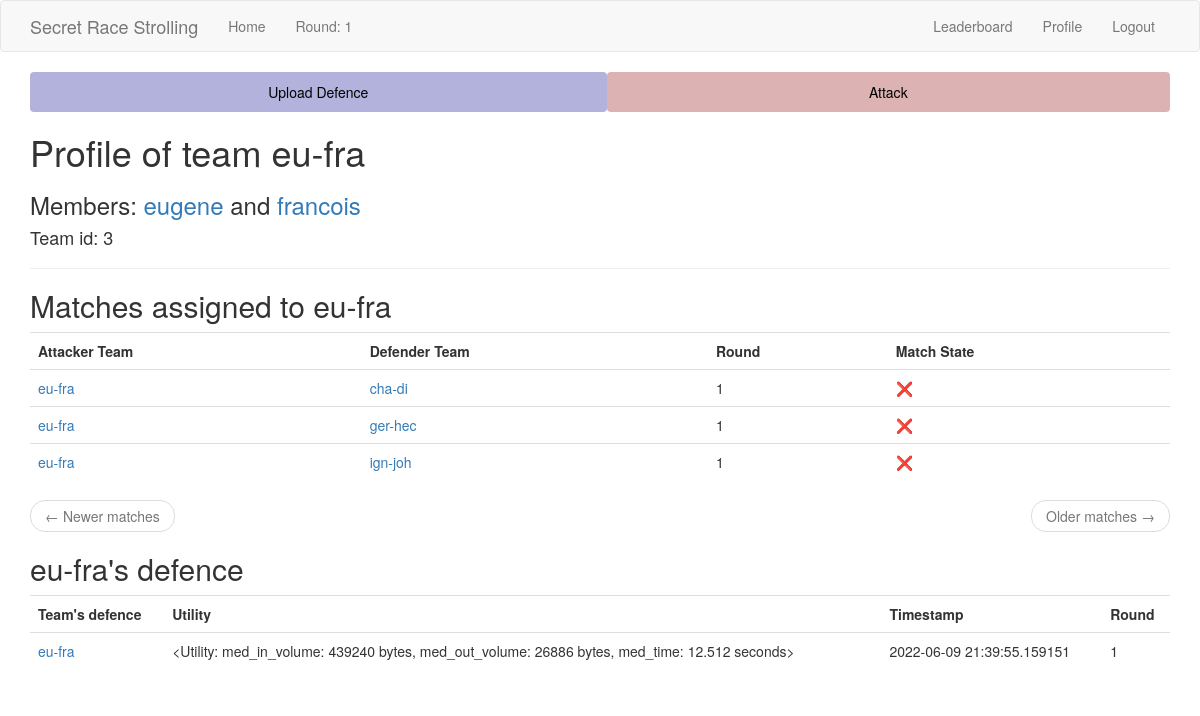
The app's page /team/eu-fra (signed in) with its own data.
### app/models.py (models this page shows, shortened)
class Team(db.Model):
    id = db.Column(db.Integer, primary_key=True)
    team_name = db.Column(db.String(64), index=True, unique=True)
    member1_id = db.Column(db.Integer, db.ForeignKey("user.id"), unique=True)
    member2_id = db.Column(db.Integer, db.ForeignKey("user.id"), unique=True)
    defences = db.relationship(
        "Defence",
        backref="defender_team",
        foreign_keys="Defence.defender_team_id",
        lazy="dynamic",
    )
    defence_matches = db.relationship(
        "Match",
        backref="defender_team",
        foreign_keys="Match.defender_team_id",
        lazy="dynamic",
    )
    attack_matches = db.relationship(
        "Match",
        backref="attacker_team",
        foreign_keys="Match.attacker_team_id",
        lazy="dynamic",
    )
    def members(self) -> tuple[Optional[User], Optional[User]]:
        return (
            db.session.query(User).filter(User.id == self.member1_id).first(),
            db.session.query(User).filter(User.id == self.member2_id).first(),
        )
    def attacks(self) -> Query:
        self_attacks = (
            db.session.query(Match.id)
            .filter(Match.attacker_team_id == self.id)
            .subquery()
        )
        return db.session.query(Attack).join(
            self_attacks, self_attacks.c.id == Attack.match_id
        )

class User(UserMixin, db.Model):
    id = db.Column(db.Integer, primary_key=True)
    username = db.Column(db.String(64), index=True, unique=True)
    email = db.Column(db.String(96), index=True, unique=True)
    password_hash = db.Column(db.String(102))
    sciper = db.Column(db.Integer, unique=True)
    is_admin = db.Column(db.Boolean, default=False)
    def team(self) -> Optional["Team"]:
        return (
            db.session.query(Team)
            .filter(or_(Team.member1_id == self.id, Team.member2_id == self.id))
            .first()
        )
    def has_team(self) -> bool:
        return self.team() is not None

class Match(db.Model):
    id = db.Column(db.Integer, primary_key=True)
    defender_team_id = db.Column(db.Integer, db.ForeignKey("team.id"))
    attacker_team_id = db.Column(db.Integer, db.ForeignKey("team.id"))
    round = db.Column(db.Integer, index=True)
    __table_args__ = (
        db.UniqueConstraint(
            "defender_team_id",
            "attacker_team_id",
            "round",
            name="_match_pair_once_per_round",
        ),
    )
    attacks = db.relationship(
        "Attack",
        backref="match",
        foreign_keys="Attack.match_id",
        lazy="dynamic",
    )
    @staticmethod
    def paginate_and_itemize_match_query(
        matches: Query, page: int, matches_per_page: int, current_user_team: Team
    ) -> tuple[Pagination, list[dict]]:
        matches_sub = matches.subquery()
        attacks_done = (
            db.session.query(matches_sub.c.id)
            .join(Attack, Attack.match_id == matches_sub.c.id)
            .all()
        )
        attacks_done = [attack_done[0] for attack_done in attacks_done]
        paginated = matches.paginate(page, matches_per_page)
        matches_items = paginated.items
        for m in matches_items:
            m.match_done = m.id in attacks_done
        return paginated, matches_items

class Defence(db.Model):
    id = db.Column(db.Integer, primary_key=True)
    defender_team_id = db.Column(db.Integer, db.ForeignKey("team.id"))
    utility = db.Column(db.PickleType)
    timestamp = db.Column(db.DateTime, index=True, default=datetime.utcnow)
    round = db.Column(db.Integer, index=True)

### app/routes.py (the view)
@app.route("/team/<team_name>", methods=["GET"])
@login_required
def team(team_name):
    team = Team.query.filter_by(team_name=team_name).first_or_404()
    member1, member2 = team.members()
    page_match = request.args.get("page_match", 1, type=int)
    page_attack = request.args.get("page_attack", 1, type=int)
    pagination, matches_items = Match.paginate_and_itemize_match_query(
        team.attack_matches.order_by(Match.round.desc()),
        page_match,
        app.config["MATCHES_PER_TEAM"],
        current_user.team(),
    )
    match_next_url = (
        url_for(
            "team",
            team_name=team.team_name,
            page_match=pagination.next_num,
            page_attack=page_attack,  # we must not forget to propagate the attack page
        )
        if pagination.has_next
        else None
    )
    match_prev_url = (
        url_for(
            "team",
            team_name=team.team_name,
            page_match=pagination.prev_num,
            page_attack=page_attack,  # we must not forget to propagate the attack page
        )
        if pagination.has_prev
        else None
    )
    defence = team.defences.order_by(Defence.timestamp.desc()).first()
    attacks = (
        team.attacks()
        .order_by(Attack.timestamp.desc())
        .paginate(page_attack, app.config["MATCHES_PER_TEAM"], False)
    )
    attack_next_url = (
        url_for(
            "team",
            team_name=team.team_name,
            page_match=page_match,  # we must not forget to propagate the match page
            page_attack=attacks.next_num,
        )
        if attacks.has_next
        else None
    )
    attack_prev_url = (
        url_for(
            "team",
            team_name=team.team_name,
            page_match=page_match,  # we must not forget to propagate the match page
            page_attack=attacks.prev_num,
        )
        if attacks.has_prev
        else None
    )
    attacks_items = attacks.items
    return render_template(
        "team.html",
        team=team,
        member1=member1,
        member2=member2,
        matches=matches_items,
        attacks=attacks_items,
        defence=defence,
        match_next_url=match_next_url,
        match_prev_url=match_prev_url,
        attack_next_url=attack_next_url,
        attack_prev_url=attack_prev_url,
    )

### app/models.py (called while the page is built)
@login.user_loader
def load_user(id: int) -> User:
    return User.query.get(int(id))

    def __repr__(self):
        return "<Utility: \nmed_in_volume: {:.0f} bytes,\nmed_out_volume: {:.0f} bytes,\nmed_time: {:.3f} seconds>".format(
            abs(self.med_in_volume), self.med_out_volume, self.med_time
        )

### app/templates/team.html (shortened to what this page needs)
{% extends "base.html" %}
{% block app_content %}
<h1>Profile of team {{ team.team_name }}</h1>
<h3>Members: {% if member1 %} <a href="{{ url_for('user', username=member1.username) }}"> {{ member1.username }}</a>
    {% else %} <a href="{{ url_for('join_team', team_name=team.team_name) }}"> [Join {{ team.team_name }}]</a>
    {% endif %} and {% if member2 %} <a href="{{ url_for('user', username=member2.username) }}">
        {{ member2.username }}</a>
    {% else %} <a href="{{ url_for('join_team', team_name=team.team_name) }}"> [Join {{ team.team_name }}]</a>
    {% endif %}</3>
<h4>Team id: {{ team.id }}</h4>
<hr>
{% if matches %}
<h2>Matches assigned to {{ team.team_name }}</h2>
<table class="table table-hover">
    <tr>
        <th>Attacker Team</th>
        <th>Defender Team</th>
        <th>Round</th>
        <th>Match State</th>
    </tr>
    {% for match in matches %}
    {% include '_match.html' %}
    {% endfor %}
</table>
<nav aria-label="...">
    <ul class="pager">
        <li class="previous{% if not match_prev_url %} disabled{% endif %}">
            <a href="{{ match_prev_url or '#' }}">
                <span aria-hidden="true">&larr;</span> Newer matches
            </a>
        </li>
        <li class="next{% if not match_next_url %} disabled{% endif %}">
            <a href="{{ match_next_url or '#' }}">
                Older matches <span aria-hidden="true">&rarr;</span>
            </a>
        </li>
    </ul>
</nav>
{% endif %}
{% if defence %}
<h2>{{ team.team_name }}'s defence</h2>
<table class="table table-hover">
    <tr>
        <th>Team's defence</th>
        <th>Utility</th>
        <th>Timestamp</th>
        <th>Round</th>
    </tr>
    {% include '_defence.html' %}
{% endif %}
{% endblock %}

### app/templates/_match.html
<tr>
    <td>
        <a href="{{ url_for('team', team_name=match.attacker_team.team_name) }}">
            {{ match.attacker_team.team_name }}</a>
    </td>
    <td>
        <a href="{{ url_for('team', team_name=match.defender_team.team_name) }}">{{ match.defender_team.team_name }}
        </a>
    </td>
    <td>
        {{ match.round }}
    </td>
    <td>
        {% if match.match_done %} ✅ {% else %} ❌ {% endif %}
    </td>
</tr>

### app/templates/_defence.html
    <tr>
        <td>
            <a href="{{ url_for('team', team_name=defence.defender_team.team_name) }}">
                {{ defence.defender_team.team_name }}</a>
        </td>
        <td>
            {{ defence.utility }}
        </td>
        <td>
            {{ defence.timestamp }}
        </td>
        <td>
            {{ defence.round }}
        </td>
    </tr>
</table>

### records on screen
Team: team_name "eu-fra", id "3", defender_team.team_name "eu-fra"
User: username "eugene"
User: username "francois"
Match: attacker_team.team_name "eu-fra", defender_team.team_name "cha-di", round "1"
Match: attacker_team.team_name "eu-fra", defender_team.team_name "ger-hec", round "1"
Match: attacker_team.team_name "eu-fra", defender_team.team_name "ign-joh", round "1"
Defence: utility "<Utility: med_in_volume: 439240 bytes, med_out_volume: 26886 bytes, med_time: 12.512 seconds>", timestamp "2022-06-09 21:39:55.159151", round "1"

### other values on screen
{{ config["ROUND"] }} "1"
